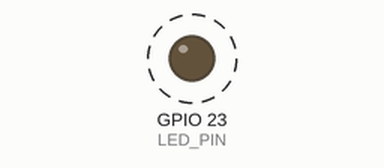
Recording of a sketch running on a simulated ESP32. On the bench: output pins drawn as LEDs (lit = HIGH). Dashed ring = blinking.

Above: at 0.5 s.
Timing chart, 0 to 4.6 s (numbered marks = the images above):
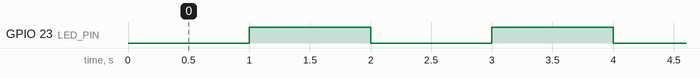

Measured:
- by itself, GPIO 23 (LED_PIN): alternates HIGH for 1.0 s and LOW for 1.0 s

The sketch:

led_blink_nodelay.ino
```cpp
#define LED_PIN 23  // Pin del LED
unsigned long previousMillis = 0; // Memorizza il tempo precedente
const long interval = 1000; // Intervallo di lampeggio (1 secondo)
bool ledState = LOW; // Stato iniziale del LED

void setup() {
  pinMode(LED_PIN, OUTPUT); // Imposta GPIO32 come output
}

void loop() {
  unsigned long currentMillis = millis(); // Legge il tempo attuale

  // Controlla se è passato l'intervallo di tempo
  if (currentMillis - previousMillis >= interval) {
    previousMillis = currentMillis; // Aggiorna il tempo precedente

    // Inverte lo stato del LED
    ledState = !ledState;
    digitalWrite(LED_PIN, ledState);
  }
}
```
